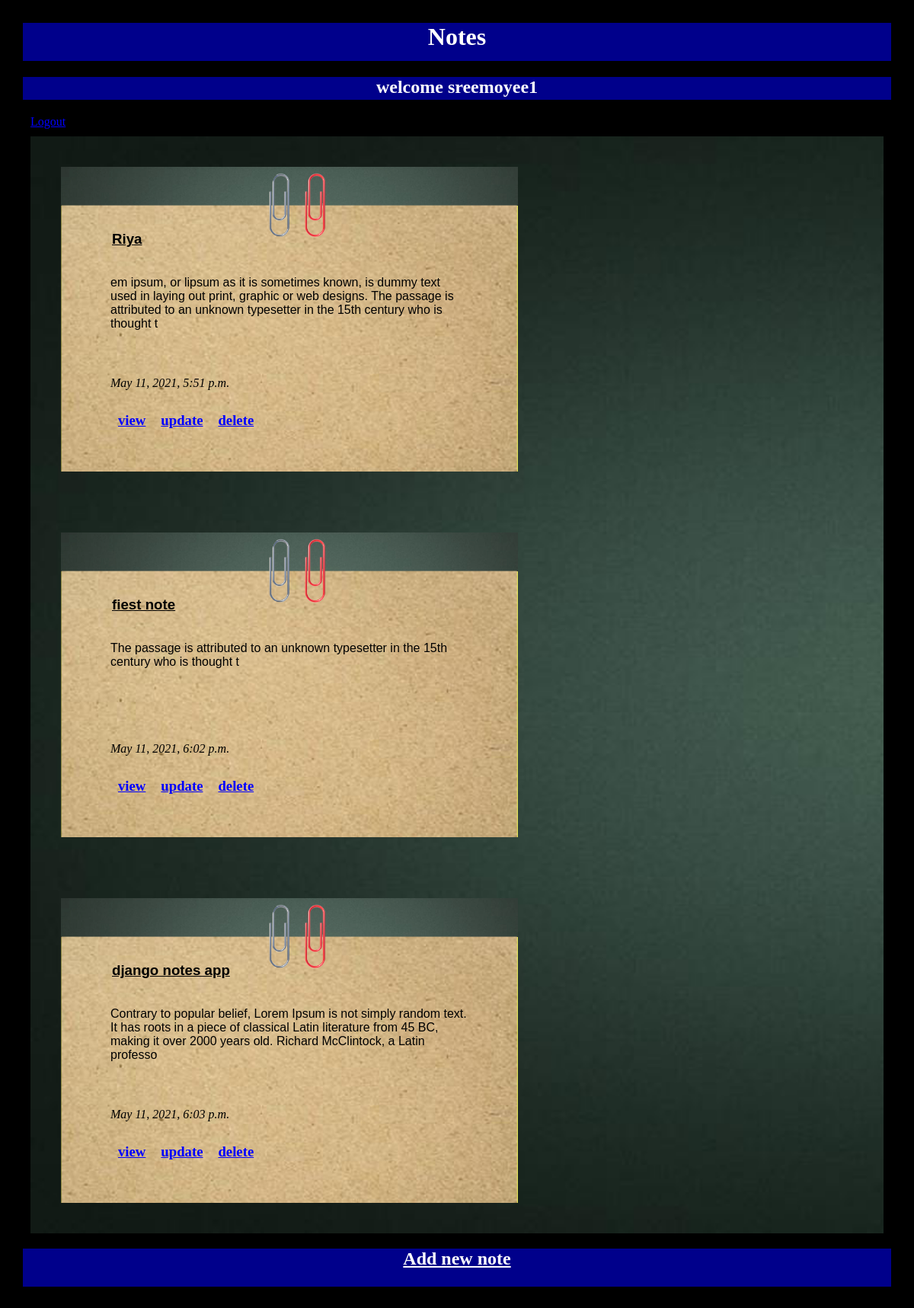
/notes/profile/ (signed in), run on the app's committed database.
### NotesCreater/models.py (models this page shows, shortened)
class Note(models.Model):
    name=models.CharField(max_length=20)
    text=models.CharField(max_length=200)
    created=models.DateTimeField(auto_now_add=True)
    user = models.ForeignKey(User,on_delete=models.CASCADE, related_name="note", null=True)

### NotesCreater/views.py (the view)
# urls.py: path('profile/', views.NotesProfile, name='profile'),
@login_required(login_url='/login/')
def NotesProfile(response):
    entries = Note.objects.order_by('created')
    context = {'entries' : entries}
    return render(response, 'note.html', context)

### NotesCreater/templates/note.html (shortened to what this page needs)
{% load static %}
<!DOCTYPE html>
<html lang="en">
<head>
    <link rel="stylesheet"  href="{%  static  'css/styles.css'  %}">
</head>
<body>
    <header>
        <h1>
         Notes
        </h1>
        <h2>welcome {{user.username}}</h2>
        {% if user.is_authenticated %}
            <a href="{% url 'NotesCreater:logout' %}" class="log">Logout</a>
        {% endif %}
    </header>
    <section class="sec">
        <div class="align">
            {% for n in user.note.all %}
                    <div class="media-content">
                        <div class="content">
                            <p>
                                <h3> <strong> <u> {{ n.name }} </u> </strong> </h3>
                                <br> {{ n.text }}
                            </p>
                        </div>
                        <div class="date">
                            <i>     {{ n.created}}     </i>
                            <div>
                                <h3 style="display:flex">
                                    <a href="view/{{n.id}}">view</a>
                                    <a href="update/{{n.id}}">update</a>
                                    <a href="delete/{{n.id}}">delete</a>
                                </h3>
                            </div>
                        </div>
                    </div>
            {% endfor %}
        </div>
    </section>
    <footer class="footer">
    <article>
        <h1>
            <a href="add/{{user.id}}" class="adding">Add new note</a>
        </h1>
    </article>
    </footer>
</body>
</html>

### NotesCreater/static/css/styles.css (style rules this page uses)
body { background-color:rgb(0, 0, 0); margin: 30px; }
h2,a.adding { background-color:darkblue; height:30px; color: white; text-align:center; }
h1 { background-color:darkblue; height:50px; color: white; text-align:center; }
a { margin:10px; color: blue; }
div.content { box-sizing:border-box; height:150px; width:80%; margin:60px; font-family: Englebert, Arial; padding:5px; }
div.media-content { box-sizing:border-box; height:400px; width:600px; background: white url("images/note.jpg") no-repeat; background-size: cover; margin:40px; }
section.sec { box-sizing:border-box; background: rgb(0, 0, 0) url("images/bg3.jpg") no-repeat; background-size: cover; margin:10px; }
div.align { display:flex; flex-wrap: wrap; }
strong { display:block; margin:2px; }
div.date { margin:65px; }

### data on the page
Note: name "Riya", text "em ipsum, or lipsum as it is sometimes known, is dummy text used in laying out print, graphic or web designs. The passage is attributed to an unknown typesetter in the 15th century who is thought t", created "May 11, 2021, 5:51 p.m."
Note: name "fiest note", text "The passage is attributed to an unknown typesetter in the 15th century who is thought t", created "May 11, 2021, 6:02 p.m."
Note: name "django notes app", text "Contrary to popular belief, Lorem Ipsum is not simply random text. It has roots in a piece of classical Latin literature from 45 BC, making it over 2000 years old. Richard McClintock, a Latin professo", created "May 11, 2021, 6:03 p.m."

### other printed values
{{ user.username }} "sreemoyee1"
